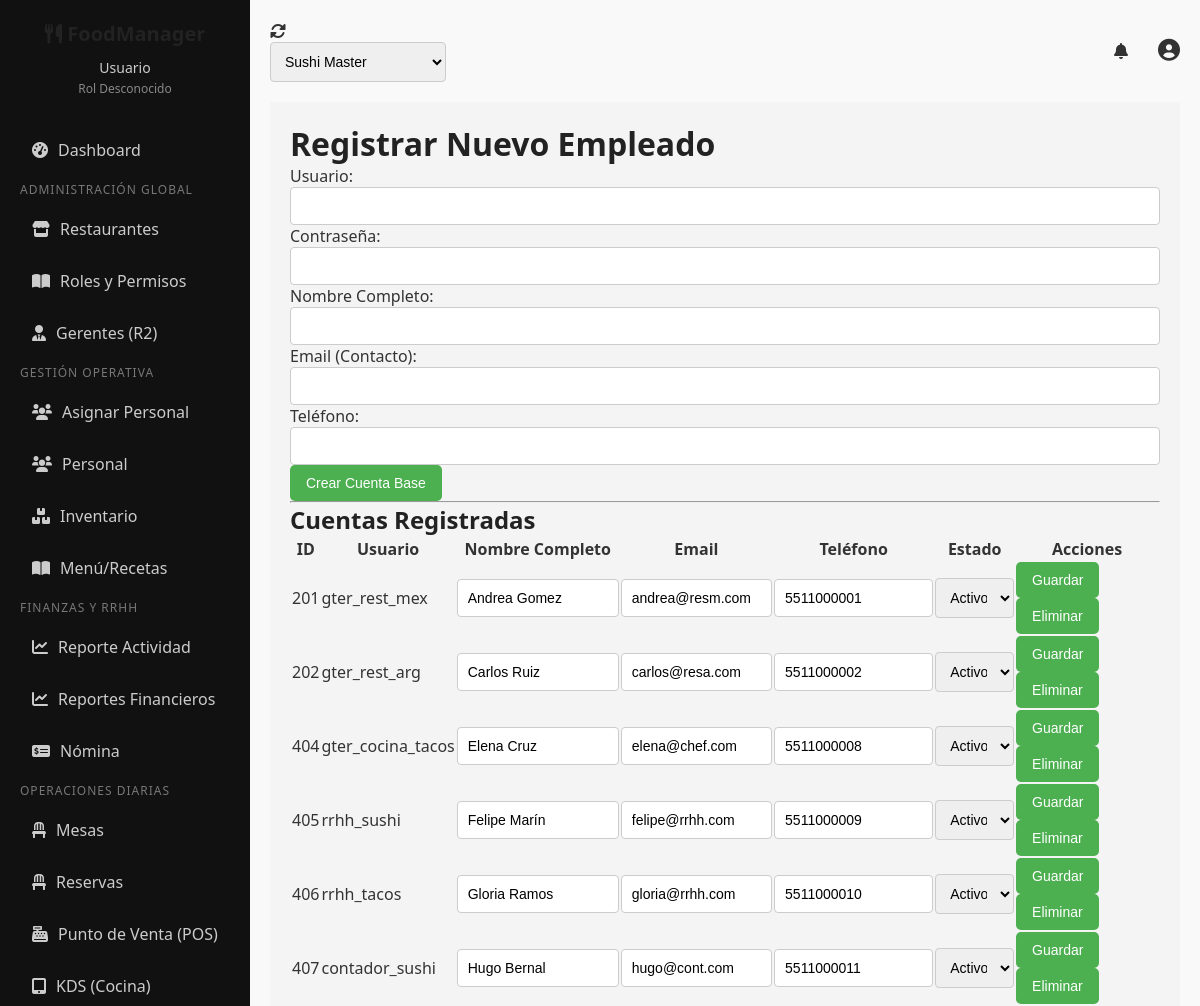
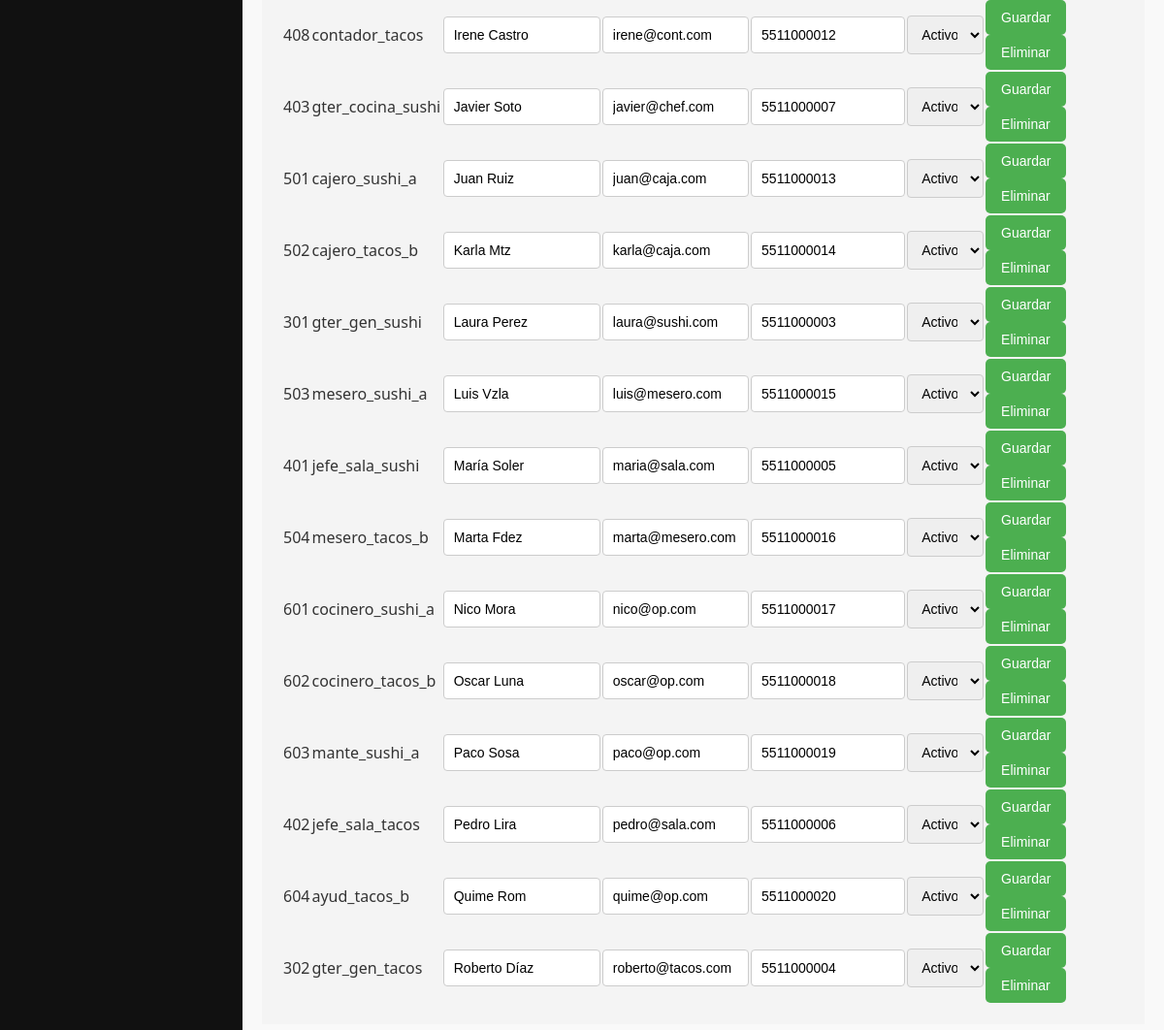
/views/gestion_usuarios.php (signed in), run on the app's committed database (2 pictures, top to bottom).
### tables this page shows
CREATE TABLE usuarios (
    id INT AUTO_INCREMENT PRIMARY KEY,
    nombre_usuario VARCHAR(50) NOT NULL UNIQUE,
    contrasena VARCHAR(255) NOT NULL,
    nombre_completo VARCHAR(100),
    email VARCHAR(100),
    telefono VARCHAR(20),
    token_recuperacion VARCHAR(255),
    token_expira DATETIME,
    verificado BOOLEAN DEFAULT FALSE,
    activo BOOLEAN DEFAULT TRUE
);

### views/gestion_usuarios.php (the view, shortened to what this page needs)
<?php
include '../includes/header.php';
try {
    $stmt_users = $pdo->query("
        SELECT id, nombre_usuario, nombre_completo, email, telefono, activo
        FROM usuarios
        WHERE id != 101
        ORDER BY nombre_completo ASC
    ");
    $users_list = $stmt_users->fetchAll(PDO::FETCH_ASSOC);
} catch (PDOException $e) {
    $error_message = "Error al cargar la lista de usuarios base.";
}
?>
<h1>Registrar Nuevo Empleado</h1>
<form action="gestion_usuarios.php" method="POST" class="form-crud">
    <div class="form-group">
        <label for="nombre_usuario">Usuario:</label>
        <input type="text" name="nombre_usuario" required>
    </div>
    <div class="form-group">
        <label for="contrasena">Contraseña:</label>
        <input type="password" name="contrasena" required minlength="8">
    </div>
    <div class="form-group">
        <label for="nombre_completo">Nombre Completo:</label>
        <input type="text" name="nombre_completo" required>
    </div>
    <div class="form-group">
        <label for="email">Email (Contacto):</label>
        <input type="email" name="email">
    </div>
    <div class="form-group">
        <label for="telefono">Teléfono:</label>
        <input type="text" name="telefono">
    </div>
    <button type="submit" class="btn btn-primary">Crear Cuenta Base</button>
</form>
<hr>
<h2>Cuentas Registradas</h2>
<table class="data-table">
    <thead>
        <tr>
            <th>ID</th>
            <th>Usuario</th>
            <th>Nombre Completo</th>
            <th>Email</th>
            <th>Teléfono</th>
            <th>Estado</th>
            <th>Acciones</th>
        </tr>
    </thead>
    <tbody>
        <?php foreach ($users_list as $u): ?>
            <tr>
                <form action="gestion_usuarios.php" method="POST" style="display:contents;">
                    <td><?php echo $u['id']; ?></td>
                    <td><?php echo htmlspecialchars($u['nombre_usuario']); ?></td>
                    <td><input type="text" name="nombre_completo" value="<?php echo htmlspecialchars($u['nombre_completo']); ?>" required></td>
                    <td><input type="email" name="email" value="<?php echo htmlspecialchars($u['email']); ?>"></td>
                    <td><input type="text" name="telefono" value="<?php echo htmlspecialchars($u['telefono']); ?>"></td>
                    <td>
                        <select name="activo">
                            <option value="1" <?php echo ($u['activo'] == 1) ? 'selected' : ''; ?>>Activo</option>
                        </select>
                    </td>
                    <td>
                        <button type="submit" class="btn btn-success btn-sm">Guardar</button>
                        <button type="button" class="btn btn-danger btn-sm" onclick="confirmDelete(<?php echo $u['id']; ?>, '<?php echo htmlspecialchars($u['nombre_completo']); ?>')">Eliminar</button>
                    </td>
                </form>
            </tr>
        <?php endforeach; ?>
    </tbody>
</table>
<?php include '../includes/footer.php'; ?>

### style/main.css (style rules this page uses)
* { box-sizing: border-box; margin: 0; padding: 0; }
html, body { font-family: 'Segoe UI', sans-serif; background-color: #f9f9f9; color: #333; height: 100%; }
h1, h2, h3, h4 { font-weight: 600; color: #222; }
button { border: none; padding: 10px 16px; border-radius: 5px; background-color: #4CAF50; color: #fff; font-size: 14px; cursor: pointer; transition: background 0.3s; }
input, select, textarea { border: 1px solid #ccc; padding: 10px; border-radius: 4px; font-size: 14px; width: 100%; }

### data on the page
usuarios: id "201", nombre_usuario "gter_rest_mex", nombre_completo "Andrea Gomez", email "andrea@resm.com", telefono "5511000001", activo "Activo"
usuarios: id "202", nombre_usuario "gter_rest_arg", nombre_completo "Carlos Ruiz", email "carlos@resa.com", telefono "5511000002", activo "Activo"
usuarios: id "404", nombre_usuario "gter_cocina_tacos", nombre_completo "Elena Cruz", email "elena@chef.com", telefono "5511000008", activo "Activo"
usuarios: id "405", nombre_usuario "rrhh_sushi", nombre_completo "Felipe Marín", email "felipe@rrhh.com", telefono "5511000009", activo "Activo"
usuarios: id "406", nombre_usuario "rrhh_tacos", nombre_completo "Gloria Ramos", email "gloria@rrhh.com", telefono "5511000010", activo "Activo"
usuarios: id "407", nombre_usuario "contador_sushi", nombre_completo "Hugo Bernal", email "hugo@cont.com", telefono "5511000011", activo "Activo"
usuarios: id "408", nombre_usuario "contador_tacos", nombre_completo "Irene Castro", email "irene@cont.com", telefono "5511000012", activo "Activo"
usuarios: id "403", nombre_usuario "gter_cocina_sushi", nombre_completo "Javier Soto", email "javier@chef.com", telefono "5511000007", activo "Activo"
usuarios: id "501", nombre_usuario "cajero_sushi_a", nombre_completo "Juan Ruiz", email "juan@caja.com", telefono "5511000013", activo "Activo"
usuarios: id "502", nombre_usuario "cajero_tacos_b", nombre_completo "Karla Mtz", email "karla@caja.com", telefono "5511000014", activo "Activo"
usuarios: id "301", nombre_usuario "gter_gen_sushi", nombre_completo "Laura Perez", email "laura@sushi.com", telefono "5511000003", activo "Activo"
usuarios: id "503", nombre_usuario "mesero_sushi_a", nombre_completo "Luis Vzla", email "luis@mesero.com", telefono "5511000015", activo "Activo"
usuarios: id "401", nombre_usuario "jefe_sala_sushi", nombre_completo "María Soler", email "maria@sala.com", telefono "5511000005", activo "Activo"
usuarios: id "504", nombre_usuario "mesero_tacos_b", nombre_completo "Marta Fdez", email "marta@mesero.com", telefono "5511000016", activo "Activo"
usuarios: id "601", nombre_usuario "cocinero_sushi_a", nombre_completo "Nico Mora", email "nico@op.com", telefono "5511000017", activo "Activo"
usuarios: id "602", nombre_usuario "cocinero_tacos_b", nombre_completo "Oscar Luna", email "oscar@op.com", telefono "5511000018", activo "Activo"
usuarios: id "603", nombre_usuario "mante_sushi_a", nombre_completo "Paco Sosa", email "paco@op.com", telefono "5511000019", activo "Activo"
usuarios: id "402", nombre_usuario "jefe_sala_tacos", nombre_completo "Pedro Lira", email "pedro@sala.com", telefono "5511000006", activo "Activo"
usuarios: id "604", nombre_usuario "ayud_tacos_b", nombre_completo "Quime Rom", email "quime@op.com", telefono "5511000020", activo "Activo"
usuarios: id "302", nombre_usuario "gter_gen_tacos", nombre_completo "Roberto Díaz", email "roberto@tacos.com", telefono "5511000004", activo "Activo"

### other printed values
$user_name "Usuario"
$user_rol "Rol Desconocido"
form field restaurant_id_selector "Sushi Master"
